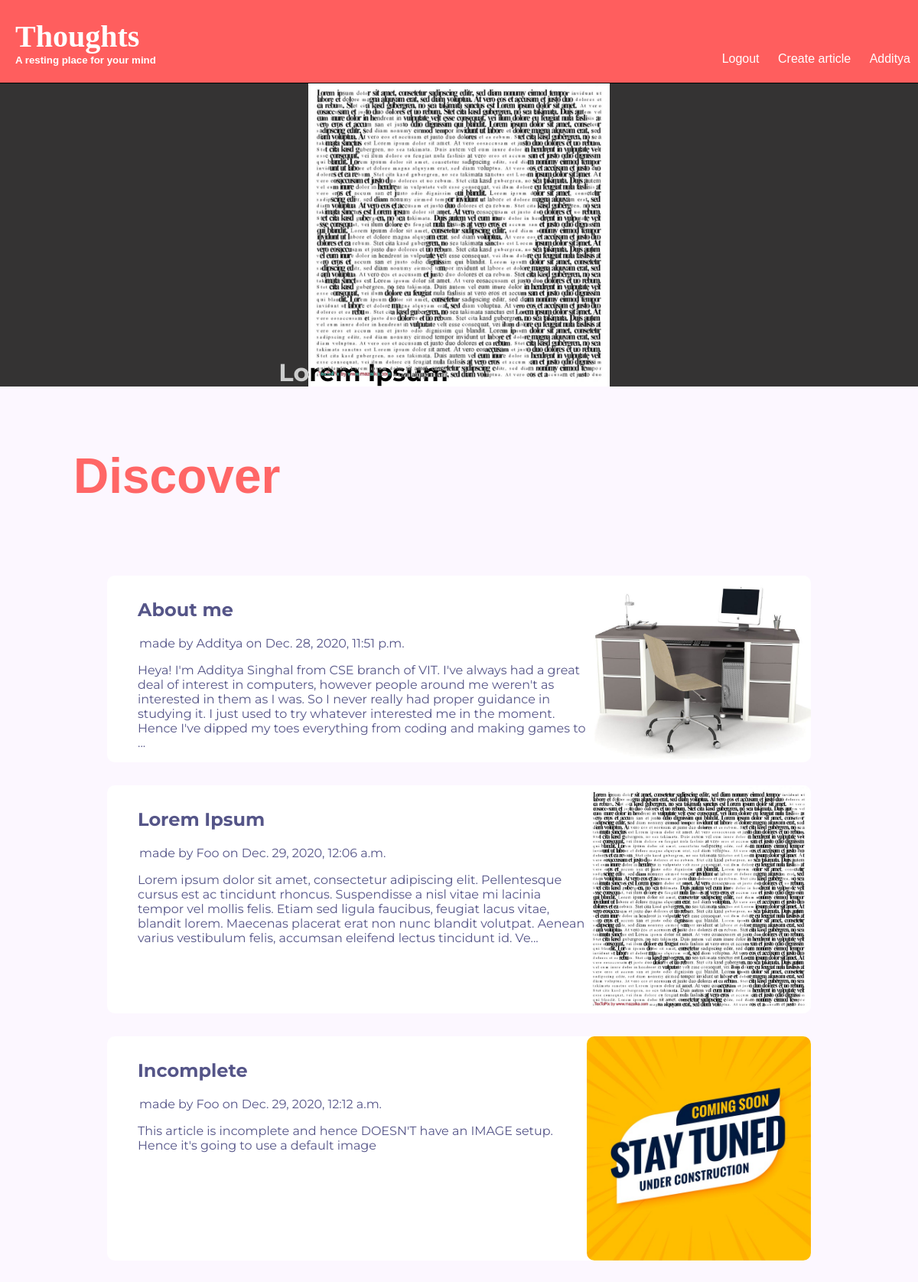
Screenshot of /articles/ (signed in) with the database file from the repository.
### articles/models.py (models this page shows, shortened)
class Article(models.Model):
	def_ups = {'upvoters': []}
	j_ups = json.dumps(def_ups)
	title = models.CharField(max_length=80)
	body = models.TextField()
	date = models.DateTimeField(auto_now_add=True)
	slug = models.SlugField()
	author = models.ForeignKey(User, default=None, on_delete=models.CASCADE)
	media = models.ImageField(default='default.jpg', blank=True)
	upvotes = models.TextField(default=j_ups)
	def preview(self):
		maxchar = 350
		return self.body[:maxchar] + "..." if len(self.body) > maxchar else self.body

### articles/views.py (the view)
# urls.py: path('', article_views.article_list, name = 'home'),
def article_list(request):
	articles = Article.objects.all().order_by('date')
	if articles:
		feat = random.choice(articles)
		return render(request, "articles/article_list.html", {'articles_list':articles, 'feat':feat})
	return render(request, "articles/article_list.html", {'articles_list':articles, 'feat':None})

### articles/templates/articles/article_list.html
{% extends 'basetemp.html' %}
{% block content %}
	<div class="featured">
		<div class="article-feat">
			<img src="{{ feat.media.url }}" class="feat-image">
			<div class="feat-text">
				<h1 style="mix-blend-mode:difference;color: #FFF; font-family: montserrat;">{{ feat.title }}</h1>
			</div>
		</div>
	</div>
	<h1 class="page-title">Discover</h1>
	<div class="articles-wrapper">
		{% for article in articles_list %}
		<a href="{% url 'articles:detail' slug=article.slug %}">
			<div class="article-preview">
				<div class="top-pad">
					<h2 >
						{{article.title}}
					</h2>
					<p style="margin:2px;">made by {{article.author.first_name}} on {{article.date}}</p>
					<p>{{article.preview}}</p>
				</div>
				<img src="{{ article.media.url }}">
			</div>
		</a>
		{% endfor %}
	</div>
{% endblock %}

### templates/basetemp.html (shortened to what this page needs)
{% load static %}
<!DOCTYPE html>
<html>
<head>
	<link rel="stylesheet" type="text/css" href="{% static 'styles.css' %}">
</head>
<body>
	<header class="navbar">
		<div class='logo'>
			<a href="{% url 'articles:list' %}">
				<h1 class="heading">Thoughts</h1>
				<h5 class="slogan">A resting place for your mind</h5>
			</a>
		</div>
		<nav class="right">
			<ul>
				{% if user.is_authenticated %}
				<li>
					<a href="{% url 'accounts:logout' %}">Logout</a>
				</li>
				<li>
					<a href="{% url 'articles:create' %}">Create article</a>
				</li>
				<li>
					<a href="{% url 'accounts:profile' %}">{{ user.first_name }}</a>
				</li>
				{% endif %}
			</ul>
		</nav>
	</header>
	<div class='base'>
		{% block content %}
		{% endblock%}
	</div>
</body>
</html>

### assets/styles.css (style rules this page uses)
body { background-color: #fcf7ff; background-repeat: no-repeat; color: #222; margin: 0px; margin-top: 105px; }
.articles-wrapper { padding: 20px; border-radius: 10px; margin: 10px 10vw; }
a, a:hover, a:visited { color: #fff; text-decoration: none; }
.page-title { color: #F66; font-family: Helvetica; font-size: 8vh; margin-left: 8vw; margin-top: 10vh; }
.navbar { padding: 0px 20px; background-color: #ff5e5e; border-bottom: 1px solid black; display: grid; grid-template-columns: 1fr 1fr; justify-items: center; font-family: Helvetica; position: fixed; top: 0; width: 100%; z-index: 999 }
.logo { justify-self: left; }
.heading { margin-bottom: 0px; margin-top: 3vh; font-size: 5vh; font-family: 'Gill sans'; color: white; }
.slogan { margin-top: 0px; color: white; }
nav { position: absolute; bottom: 6px; right: 40px; }
nav li { display: inline-block; margin: 0px 10px; }
.article-preview { padding-left: 40px; border-radius: 10px; display: grid; grid-template-columns: 2fr 1fr; margin: 30px 0px; background-color: #FFF; }
.article-preview img { max-width: 100%; border-radius: 10px; }
.article-preview * { color: #558; font-family: Montserrat; }
.article-feat { height: 400px; background-color: #343333; }
.feat-image { max-height: 100%; display: block; margin: auto; }
.feat-text { text-align: center; margin-top: -40px; margin-right: 250px; bottom: 30px; }
.feat-text h1 { margin: 2px; }
.top-pad { padding-top: 10px; }

### rows the page displays
Article: media (picture), title "Lorem Ipsum", author.first_name "Foo", date "Dec. 29, 2020, 12:06 a.m.", preview "Lorem ipsum dolor sit amet, consectetur adipiscing elit. Pellentesque cursus est ac tincidunt rhoncus. Suspendisse a nisl vitae mi lacinia tempor vel mollis felis. Etiam sed ligula faucibus, feugiat lacus vitae, blandit lorem. Maecenas placerat erat non nunc blandit volutpat. Aenean varius vestibulum felis, accumsan eleifend lectus tincidunt id. Ve..."
Article: title "About me", author.first_name "Additya", date "Dec. 28, 2020, 11:51 p.m.", preview "Heya! I'm Additya Singhal from CSE branch of VIT. I've always had a great deal of interest in computers, however people around me weren't as interested in them as I was. So I never really had proper guidance in studying it. I just used to try whatever interested me in the moment. Hence I've dipped my toes everything from coding and making games to ...", media (picture)
Article: title "Incomplete", author.first_name "Foo", date "Dec. 29, 2020, 12:12 a.m.", preview "This article is incomplete and hence DOESN'T have an IMAGE setup. Hence it's going to use a default image", media (placeholder picture)

### other values shown
{{ user.first_name }} "Additya"
